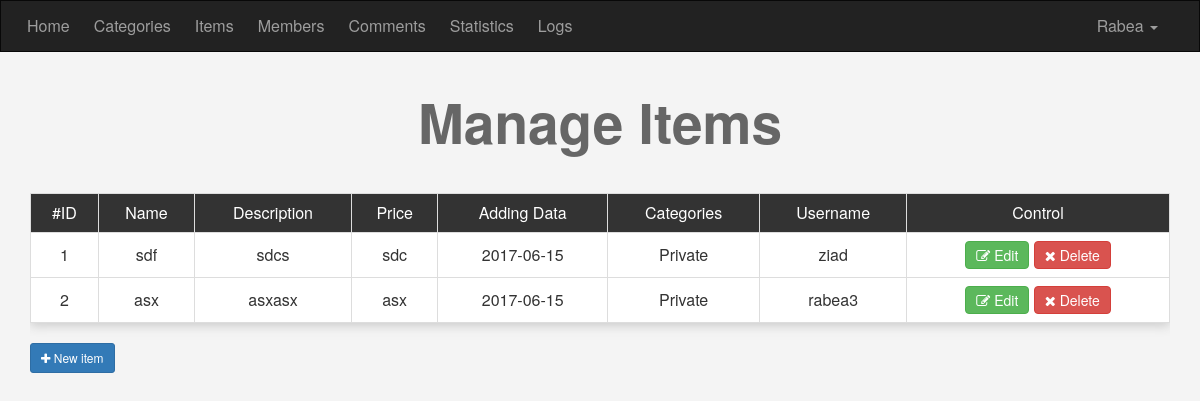
The page /admin/items.php (signed in) on the database its author committed.
### tables this page shows
CREATE TABLE `items` (
  `item_ID` int(11) NOT NULL,
  `Name` varchar(255) NOT NULL,
  `Description` text NOT NULL,
  `Price` varchar(255) NOT NULL,
  `Add_Date` date NOT NULL,
  `Country_Made` varchar(255) NOT NULL,
  `Image` varchar(255) NOT NULL,
  `Status` varchar(255) NOT NULL,
  `Rating` smallint(6) NOT NULL,
  `Approve` tinyint(4) NOT NULL DEFAULT '0',
  `Cat_ID` int(11) NOT NULL,
  `Member_ID` int(11) NOT NULL
);

CREATE TABLE `categories` (
  `ID` int(11) NOT NULL,
  `Name` varchar(255) NOT NULL,
  `Description` text NOT NULL,
  `Ordering` int(11) DEFAULT NULL,
  `Visibility` tinyint(4) NOT NULL DEFAULT '0',
  `Allow_Comment` tinyint(4) NOT NULL DEFAULT '0',
  `Allow_Ads` tinyint(4) NOT NULL DEFAULT '0'
);

CREATE TABLE `users` (
  `UserID` int(11) NOT NULL COMMENT 'to identify user',
  `Username` varchar(255) NOT NULL,
  `Password` varchar(255) NOT NULL,
  `Email` varchar(255) NOT NULL,
  `FullName` varchar(255) NOT NULL,
  `GropID` int(11) NOT NULL DEFAULT '0' COMMENT 'identify user gruop',
  `TrustStatus` int(11) NOT NULL DEFAULT '0' COMMENT 'seller rank',
  `RrgStatus` int(11) NOT NULL DEFAULT '0' COMMENT 'user approval',
  `Date` date NOT NULL
);

### admin/includs/languages/english.php (called while the page is built)
<?php
	function lang( $phrase ) {
		static $lang = array (
			'HOME'			  =>'Home',
			'CATEGORIES'	=>'Categories',
			'RABEA'			  =>'Rabea',
			'ITEMS'			  =>'Items',
			'MEMBERS'		  =>'Members',
      'COMMENTS'    =>'Comments',
			'STATISTICS'	=>'Statistics',
			'LOGS'			  =>'Logs',
			''=>''
			);
		return $lang[$phrase];
	}
?>

### admin/items.php (the view, shortened to what this page needs)
<?php
		if ( isset ( $_SESSION['Username'] )) {
		include 'init.php';
 		$do = isset($_GET['action']) ? $_GET['action'] : 'manage' ;
 		if ($do == 'manage') {
 			$stmt = $con->prepare("SELECT
 										items.*,
 										categories.Name AS Cat_Name,
 										users.Username
 								   FROM
 								   		items
 								   INNER JOIN
 								   		categories
 								   ON
 								   		categories.ID = items.Cat_ID
 				INNER JOIN users ON users.UserID = items.Member_ID; ");
 			$stmt->execute();
 			$items = $stmt->fetchAll();
 		?>
 			<h1 class="text-center">Manage Items</h1>
		 			<div class="container">
		 				<div class="table-responsive text-center">
		 				<table class="main-table table-center table table-bordered">
		 					<tr>
		 						<td>#ID</td>
		 						<td>Name</td>
		 						<td>Description</td>
		 						<td>Price</td>
		 						<td>Adding Data</td>
		 						<td>Categories</td>
		 						<td>Username</td>
		 						<td>Control</td>
		 					</tr>
								<?php
									foreach($items as $item) {
									echo "<tr>";
										echo "<td>".$item['item_ID']."</td>"	;
										echo "<td>".$item['Name']."</td> "	;
										echo "<td>".$item['Description']."</td>"	;
										echo "<td>".$item['Price']."</td>"	;
										echo "<td>".$item['Add_Date']."</td> "	;
										echo "<td>".$item['Cat_Name']."</td> "	;
										echo "<td>".$item['Username']."</td> "	;
										echo " <td>
												<a href='items.php?action=edit&itemid=".$item['item_ID']." ' class='btn btn-success '>
												<i class='fa fa-edit'></i> Edit </a>
												<a href='items.php?action=delete&itemid=".$item['item_ID']." ' class='btn btn-danger confirm'>
												<i class='fa fa-close'></i> Delete </a> ";
										echo "</td> "	;
									echo "</tr>";
									}
								?>
		 				</table>
		 				</div>
		 				<a href="items.php?action=add" class="btn btn-sm btn-primary"><i class="fa fa-plus"></i> New item</a>
		 			</div>
 		<?php
 		}
 		include $tpl . 'footer.php';
 	} else {
 		header('location: index.php');
 		exit();
 	}
 		?>

### admin/includs/templates/header.php (shortened to what this page needs)
<!DOCTYPE html>
<html lang="en">
	<head>
	    <link rel="stylesheet" href='<?php echo $css ;?>bootstrap.min.css'>
	    <link rel="stylesheet" href='<?php echo $css ;?>backend.css'>
		<link rel="stylesheet" href='<?php echo $css ;?>font-awesome.min.css'>
		<link rel="stylesheet" href='<?php echo $css ;?>jquery-ui.css'>
		<link rel="stylesheet" href='<?php echo $css ;?>jquery.selectBoxIt.css'>
	</head>
	<body>

### admin/init.php (shortened to what this page needs)
<?php
	$tpl = 	'includs/templates/' ;
	$lang=	'includs/languages/';
	$css =  'layout/css/';
	include  $lang . 'english.php';
	include  $tpl . 'header.php';
	if (!isset($noNavbar)) {include  $tpl . 'navbar.php';}
?>

### admin/includs/templates/navbar.php (shortened to what this page needs)
<nav class="navbar navbar-inverse">
  <div class="container">
    <div class="navbar-header">
      <a class="navbar-brand" href="dashboard.php"><?php echo lang('HOME') ?></a>
    </div>
    <div class="collapse navbar-collapse" id="app-nav">
      <ul class="nav navbar-nav">
        <li><a href="categories.php"><?php echo lang('CATEGORIES') ?> </a></li>
        <li><a href="items.php"><?php echo lang('ITEMS') ?> </a></li>
        <li><a href="members.php"><?php echo lang('MEMBERS') ?> </a></li>
        <li><a href="comments.php"><?php echo lang('COMMENTS') ?> </a></li>
        <li><a href="#"><?php echo lang('STATISTICS') ?> </a></li>
        <li><a href="#"><?php echo lang('LOGS') ?> </a></li>
        </ul>
      <ul class="nav navbar-nav navbar-right">
        <li class="dropdown">
          <a href="#" class="dropdown-toggle" data-toggle="dropdown" role="button" aria-haspopup="true" aria-expanded="false"><?php echo lang('RABEA') ?>
          <span class="caret"></span> </a>
        </li>
      </ul>
    </div>
  </div>
</nav>

### admin/includs/templates/footer.php (shortened to what this page needs)
	</body>
</html>

### admin/layout/css/backend.css (style rules this page uses)
body { background-color:#F4F4F4;font-size:16px;line-height: 1.429; }
.navbar { border-radius: 0 ; margin-bottom:5px ; }
.nav > li > a, .navbar-brand { padding :15px 12px; }
.navbar-brand { font-size:1em; }
h1 { font-size: 55px; margin: 40px 0; font-weight: bold; color: #666; }
.main-table tr:first-child td { background-color: #333; color: #fff; }
.main-table { -webkit-box-shadow:0 3px 10px #ccc; -moz-box-shadow:0 3px 10px #ccc; -box-shadow:0 3px 10px #ccc; }
.main-table td { background-color:#fff; vertical-align: middle !important }
.main-table .btn { padding: 3px 10px; }

### rows shown on the page
items: item_ID "1", Name "sdf", Description "sdcs", Price "sdc", Add_Date "2017-06-15", Cat_ID.Name "Private", Member_ID.Username "ziad"
items: item_ID "2", Name "asx", Description "asxasx", Price "asx", Add_Date "2017-06-15", Cat_ID.Name "Private", Member_ID.Username "rabea3"

### other values the page prints
lang('HOME') "Home"
lang('CATEGORIES') "Categories"
lang('ITEMS') "Items"
lang('MEMBERS') "Members"
lang('COMMENTS') "Comments"
lang('STATISTICS') "Statistics"
lang('LOGS') "Logs"
lang('RABEA') "Rabea"
